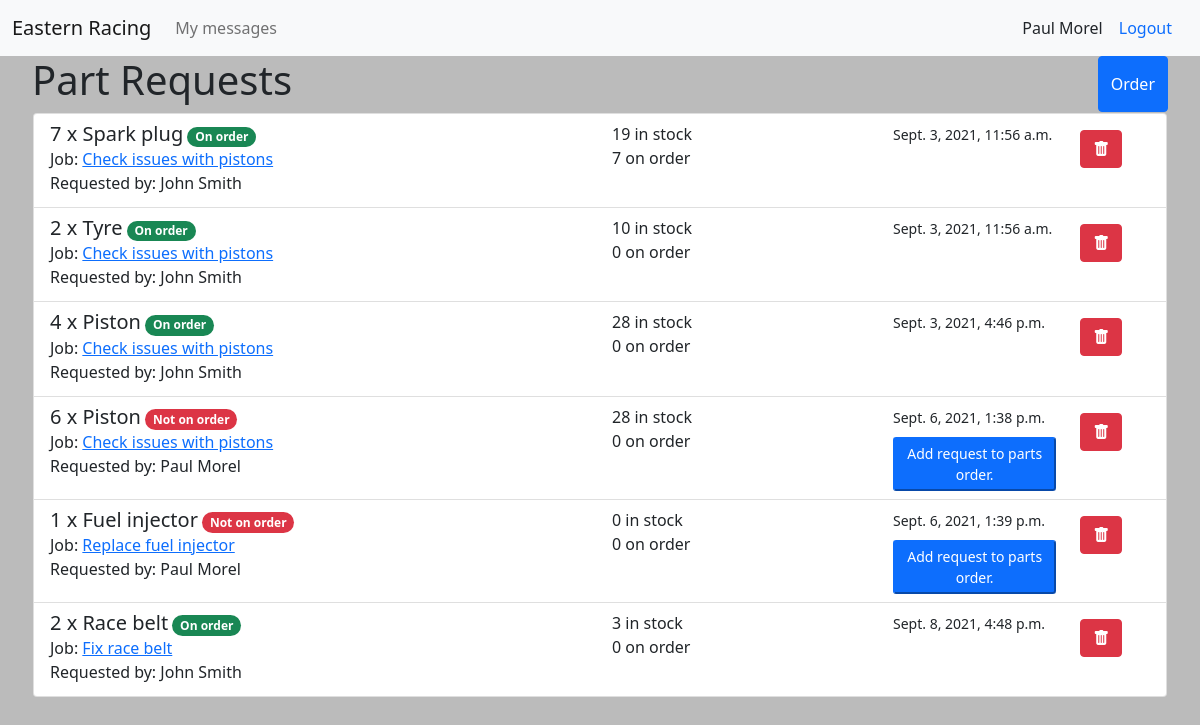
Screenshot of /parts/part_request_list/ (signed in) with the database file from the repository.
### accounts/models.py (models this page shows)
class User(AbstractUser):
    pass
    def __str__(self):
        return f"{self.first_name} {self.last_name}"

### cars/models.py (models this page shows, shortened)
class PartRequest(models.Model):
    part = models.ForeignKey(Part, on_delete=models.PROTECT, blank=True)
    requested_by = models.ForeignKey(User, on_delete=models.PROTECT)
    assigned_to = models.ForeignKey(Manager, on_delete=models.PROTECT)
    job = models.ForeignKey(Job, on_delete=models.PROTECT, blank=True)
    quantity = models.IntegerField()
    notes = models.TextField(blank=True)
    on_order = models.BooleanField(default=False)
    requested = models.DateTimeField(auto_now_add=True)

class Job(models.Model):
    title = models.CharField(max_length=300)
    description = models.TextField()
    car = models.ForeignKey(Car, on_delete=models.PROTECT)
    employee = models.ForeignKey(Employee, on_delete=models.PROTECT, related_name='assigned_job')
    manager = models.ForeignKey(Manager, on_delete=models.PROTECT, related_name='supervised_job')
    in_progress = models.BooleanField(default=False)
    complete = models.BooleanField(default=False)
    paid = models.BooleanField(default=False)
    estimated_time = models.DurationField(default=timedelta())
    created = models.DateTimeField(auto_now_add=True)
    updated = models.DateTimeField(auto_now=True)
    expected_complete = models.DateTimeField(blank=True)
    invoiced = models.BooleanField(default=False)

### parts/models.py (models this page shows, shortened)
class Part(models.Model):
    name = models.CharField(max_length=200)
    cost_price = models.DecimalField(max_digits=10, decimal_places=2)
    customer_price = models.DecimalField(max_digits=10, decimal_places=2)
    stock_level = models.PositiveIntegerField()
    def get_total_on_order(self):
        total = 0
        for order in self.partsorderunit_set.all():
            if not order.checked_in:
                total += order.quantity
        return total

class PartsOrderUnit(models.Model):
    order = models.ForeignKey(PartsOrder, on_delete=models.PROTECT)
    part = models.ForeignKey(Part, on_delete=models.PROTECT)
    quantity = models.IntegerField()
    cost_each = models.DecimalField(max_digits=10, decimal_places=2)
    total_cost = models.DecimalField(max_digits=10, decimal_places=2)
    checked_in = models.BooleanField(default=False)

### parts/views.py (the view)
# urls.py: path('part_request_list/', views.part_request_list, name='part-request-list'),
def part_request_list(request):
    part_requests = PartRequest.objects.filter(assigned_to = request.user.manager)
    context = {
        'part_requests': part_requests,
    }
    return render(request, 'parts/partrequest_list.html', context)

### car_mgmt/context_processors.py (called while the page is built)
def report_form(request):
    report_form = MessageForm(initial={'sender': request.user, 'recipient': Manager.objects.get(id=1).user})
    return {'report_form': report_form}

def login_form(request):
    login_form = AuthenticationForm()
    return {'login_form': login_form}

### parts/templates/parts/partrequest_list.html (shortened to what this page needs)
{% extends 'cars/base.html' %}
{% block content %}
<div class="d-flex justify-content-between">
  <h1>Part Requests</h1>
  <button class="btn btn-primary" type="button" data-bs-toggle="offcanvas" data-bs-target="#offcanvasRight"
    aria-controls="offcanvasRight">
    Order</button>
</div>
<div class="list-group">
  {% for part_request in part_requests %}
  <div class="list-group-item list-group-item-action">
    <div class="row">
      <div class="col-xs-12 col-md-6">
        <h5 class="mb-1 d-inline">{{ part_request.quantity }} x {{ part_request.part.name }}</h5>
        {% if part_request.on_order %}
        <span class="badge rounded-pill bg-success">On order</span>
        {% else %}
        <span class="badge rounded-pill bg-danger">Not on order</span>
        {% endif %}<br>
        {% if part_request.job %}
        Job: <a href="{% url 'cars:job-details' part_request.job.id %}">{{ part_request.job.title }}</a>
        {% endif %}<br>
        Requested by: {{ part_request.requested_by }}<br>
      </div>
      <div class="col-xs-12 col-md-3">
        {{ part_request.part.stock_level }} in stock<br>
        {{ part_request.part.get_total_on_order }} on order<br>
      </div>
      <div class="col-xs-12 col-md-2">
        <small>{{ part_request.requested }}</small>
        {% if not part_request.on_order %}
        <form action="{% url 'parts:add-part-to-order' %}" method="POST">
          <button type="submit" class="btn-primary btn-sm mt-2">Add request to parts order.</button>
        </form>
        {% endif %}
      </div>
      <div class="col-xs-12 col-md-1">
        <a type="button" class="btn btn-danger mt-2" data-bs-toggle="modal"
          data-bs-target="#deleteModal{{ part_request.id }}"><i class="bi bi-trash-fill"></i></a>
      </div>
    </div>
  </div>
  {% endfor %}
</div>
{% endblock content %}

### cars/templates/cars/base.html (shortened to what this page needs)
{% load static %}
{% load crispy_forms_tags %}
<!DOCTYPE html>
<html lang="en">
<head>
  <link href="https://cdn.jsdelivr.net/npm/bootstrap@5.0.2/dist/css/bootstrap.min.css" rel="stylesheet"
>
  <link rel="stylesheet" href="https://cdn.jsdelivr.net/npm/bootstrap-icons@1.5.0/font/bootstrap-icons.css">
  <link rel="stylesheet" type="text/css" href="{% static 'css/main.css' %}">
</head>
<body>
  <nav class="navbar navbar-expand-lg navbar-light bg-light">
    <div class="container-fluid">
      <a href="{% url 'cars:home' %}" class="navbar-brand">Eastern Racing</a>
      <div class="collapse navbar-collapse" id="navbarSupportedContent">
        {% if request.user.is_authenticated %}
        <ul class="navbar-nav me-auto mb-2 mb-lg-0">
          <li class="nav-item">
            <a href="{% url 'cars:message-list' %}" aria-current="page" class="nav-link">My messages
              </a>
          </li>
        </ul>
        {{ request.user.first_name }} {{ request.user.last_name }}
        <a class="nav-link" href="{% url 'accounts:logout' %}">Logout</a>
        {% else %}
        <button type="button" class="btn btn-login bg-parts text-light" data-bs-toggle="modal"
          data-bs-target="#loginModal">Login</button>
        {% endif %}
      </div>
    </div>
  </nav>
  <div id="content">
    {% block content %}
    {% endblock content %}
  </div>
</body>
</html>

### cars/static/css/main.css (style rules this page uses)
body { background-color: #bbb; }
#content { margin: 0 2rem 2rem 2rem; overflow: hidden; }
.list-group { border: 1px solid #bbb; }
.list-group-item, .list-group-item:hover { z-index: auto; }

### rows the page displays
User: user.first_name "Paul", user.last_name "Morel"
PartRequest: quantity "7", part.name "Spark plug", on_order "On order", job "Check issues with pistons", requested_by "John Smith", part.stock_level "19", part.get_total_on_order "7", requested "Sept. 3, 2021, 11:56 a.m."
PartRequest: quantity "2", part.name "Tyre", on_order "On order", job "Check issues with pistons", requested_by "John Smith", part.stock_level "10", part.get_total_on_order "0", requested "Sept. 3, 2021, 11:56 a.m."
PartRequest: quantity "4", part.name "Piston", on_order "On order", job "Check issues with pistons", requested_by "John Smith", part.stock_level "28", part.get_total_on_order "0", requested "Sept. 3, 2021, 4:46 p.m."
PartRequest: quantity "6", part.name "Piston", on_order "Not on order", job "Check issues with pistons", requested_by "Paul Morel", part.stock_level "28", part.get_total_on_order "0", requested "Sept. 6, 2021, 1:38 p.m."
PartRequest: quantity "1", part.name "Fuel injector", on_order "Not on order", job "Replace fuel injector", requested_by "Paul Morel", part.stock_level "0", part.get_total_on_order "0", requested "Sept. 6, 2021, 1:39 p.m."
PartRequest: quantity "2", part.name "Race belt", on_order "On order", job "Fix race belt", requested_by "John Smith", part.stock_level "3", part.get_total_on_order "0", requested "Sept. 8, 2021, 4:48 p.m."
